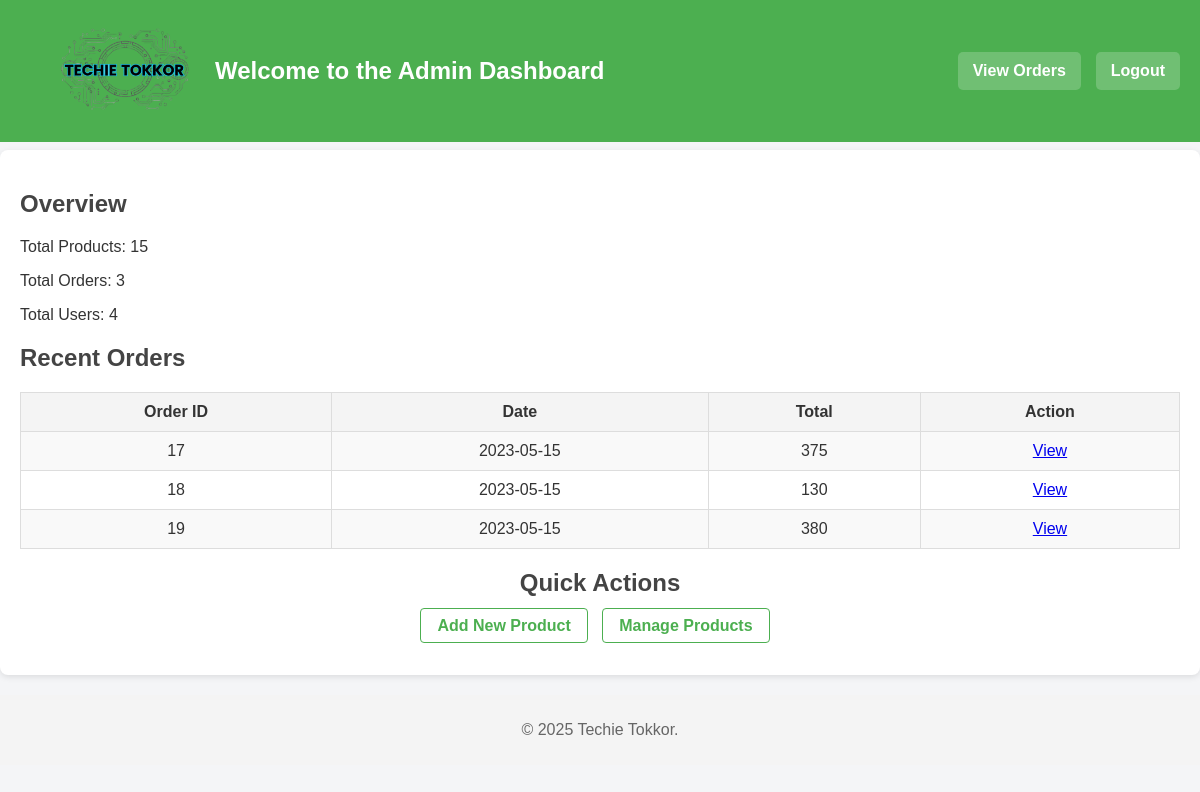
The app's page /website/dashboard.php (signed in) with its own data.
### tables this page shows
CREATE TABLE `orders` (
  `oid` int(11) NOT NULL,
  `dateod` date NOT NULL,
  `datedel` date DEFAULT NULL,
  `aid` int(11) NOT NULL,
  `address` varchar(255) NOT NULL,
  `city` varchar(50) NOT NULL,
  `country` varchar(100) NOT NULL,
  `account` char(16) DEFAULT NULL,
  `total` int(11) NOT NULL
);

### website/dashboard.php (the view, shortened to what this page needs)
<?php
include("include/connect.php");
?>
<!DOCTYPE html>
<html lang="en">
<head>
    <link rel="stylesheet" href="css/dashboard.css">
</head>
<body>
    <header>
        <div class="header-container">
            <a href="index.php"><img src="img/logo.png" alt="Techie Tokkor Logo" class="logo"></a>
            <h1>Welcome to the Admin Dashboard</h1>
        </div>
        <nav>
            <a href="order_management.php">View Orders</a>
            <a href="logout.php">Logout</a>
        </nav>
    </header>
    <main>
        <section>
            <h2>Overview</h2>
            <?php
            $product_count = mysqli_num_rows(mysqli_query($con, "SELECT * FROM products"));
            $order_count = mysqli_num_rows(mysqli_query($con, "SELECT * FROM orders"));
            $user_count = mysqli_num_rows(mysqli_query($con, "SELECT * FROM accounts"));
            ?>
            <div>
                <p>Total Products: <?php echo $product_count; ?></p>
                <p>Total Orders: <?php echo $order_count; ?></p>
                <p>Total Users: <?php echo $user_count; ?></p>
            </div>
        </section>
        <section>
            <h2>Recent Orders</h2>
            <table>
                <tr>
                    <th>Order ID</th>
                    <th>Date</th>
                    <th>Total</th>
                    <th>Action</th>
                </tr>
                <?php
                $orders = mysqli_query($con, "SELECT * FROM orders ORDER BY dateod DESC LIMIT 5");
                while ($order = mysqli_fetch_assoc($orders)) {
                    echo "<tr>
                        <td>{$order['oid']}</td>
                        <td>{$order['dateod']}</td>
                        <td>{$order['total']}</td>
                        <td><a href='view_order.php?id={$order['oid']}'>View</a></td>
                    </tr>";
                }
                ?>
            </table>
        </section>
        <section>
            <h2 align="center">Quick Actions</h2>
            <div align="center"  class="Bars">
                <a href="add_product.php">Add New Product</a>
                <a href="inventory_management.php">Manage Products</a>
            </div>
        </section>
    </main>
    <footer>
        <p>© 2025 Techie Tokkor.</p>
    </footer>
</body>
</html>

### website/css/dashboard.css (style rules this page uses)
body { font-family: Arial, sans-serif; margin: 0; padding: 0; background-color: #f4f5f7; color: #333; }
header { background-color: #4CAF50; color: white; padding: 10px 0; position: fixed; top: 0; left: 0; right: 0; z-index: 1000; display: flex; align-items: center; height: 122px; justify-content: space-between; }
.header-container { display: flex; align-items: center; gap: 20px; margin-left: 20px; }
.logo { width: 140px; height: auto; margin-left: 35px; border-radius: 8px; }
header h1 { margin: 0; font-size: 24px; font-weight: bold; color: white; }
nav { display: flex; justify-content: flex-end; align-items: center; gap: 15px; margin-right: 20px; }
nav a { text-decoration: none; color: white; font-weight: bold; background: rgba(255, 255, 255, 0.2); padding: 10px 15px; border-radius: 5px; }
main { margin-top: 150px; max-width: 1200px; margin-left: auto; margin-right: auto; padding: 20px; background: #fff; border-radius: 8px; box-shadow: 0 2px 6px rgba(0, 0, 0, 0.1); }
h1, h2 { color: #444; margin-bottom: 20px; }
table { width: 100%; border-collapse: collapse; margin-top: 10px; }
table, th, td { border: 1px solid #ddd; }
th, td { padding: 10px; text-align: center; }
th { background-color: #f4f4f4; }
tr:nth-child(even) { background-color: #f9f9f9; }
footer { text-align: center; margin-top: 20px; padding: 10px; background: #f4f4f4; color: #666; }
.Bars { margin-bottom: 20px; }
.Bars a { margin-right: 10px; text-decoration: none; color: #4CAF50; font-weight: bold; border: 1px solid #4CAF50; padding: 8px 16px; border-radius: 4px; }

### records on screen
orders: oid "17", dateod "2023-05-15", total "375"
orders: oid "18", dateod "2023-05-15", total "130"
orders: oid "19", dateod "2023-05-15", total "380"

### other values on screen
$product_count "15"
$order_count "3"
$user_count "4"
